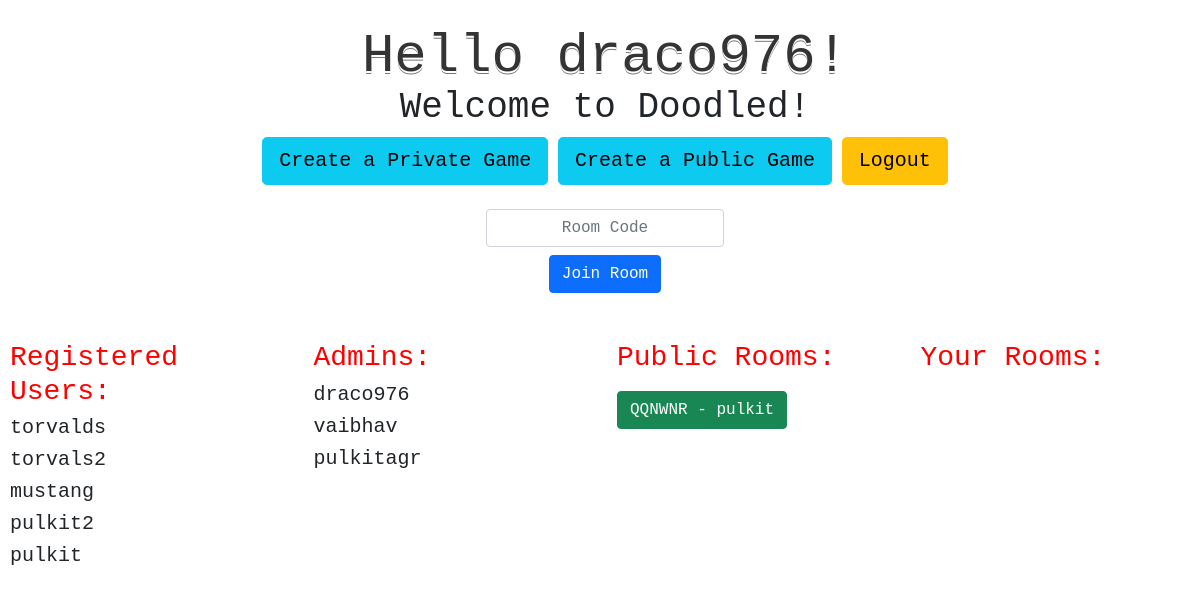
Before: /menu/ (signed in) with the older database file.
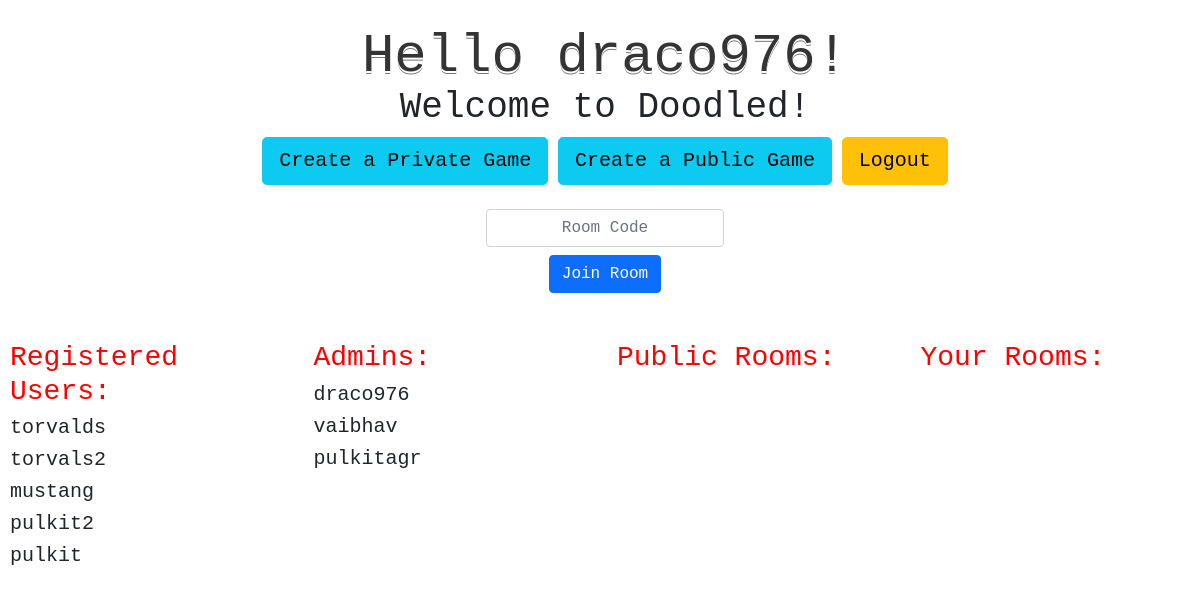
After: the same page with the newer database file.
### chats/models.py (models this page shows)
class Room(models.Model):
    owner = models.ForeignKey(User, on_delete=models.CASCADE)
    owner_username = models.CharField(max_length=100, default="")
    room_code = models.CharField(max_length=6, default="")
    room_type = models.CharField(max_length=7, default="")
    canvas_data_url = models.TextField(default="")
    def __str__(self) -> str:
        return self.room_code

### doodle/views.py (the view)
# urls.py: path('menu/', views.menu, name='menu'),
def menu(request):
    user = request.user
    if user.is_authenticated:
        template = loader.get_template('menu.html')
        user_list = User.objects.all()
        code_list = Room.objects.all()
        context = {
            'username': user.username,
            'userlist': user_list,
            'codelist': code_list,
            'loggedin': user,
        }
        return HttpResponse(template.render(context, request))
    else:
        return redirect('/accounts/login')

### templates/menu.html (shortened to what this page needs)
{% load static %}
<!DOCTYPE html>
<html>
<head>
  <link href="https://cdn.jsdelivr.net/npm/bootstrap@5.1.1/dist/css/bootstrap.min.css" rel="stylesheet">
  <link rel="stylesheet" type="text/css" href="{% static 'style.css' %}">
</head>
<body></body>
  <main>
    <center>
      <h1>Hello {{username}}!</h1>
      <h2>Welcome to Doodled!</h2>
      <a href="{% url 'main1' %}" class="btn btn-info btn-lg" role="button">Create a Private Game</a>
      <a href="{% url 'main0' %}" class="btn btn-info btn-lg" role="button">Create a Public Game</a>
      <a href = "{% url 'logout' %}"><button class="btn btn-warning btn-lg">Logout</button></a>
      <br>
      <br>
      <input type="text" id="room-code" class="form-control text-center" placeholder="Room Code">
      <button class="btn btn-primary mt-2" id="join-room">Join Room</button>
    </center>
    <br>
    <br>
    <div class="row">
      <div class="col">
        <h3>Registered Users:</h3>
        {% for user in userlist %}
          {% if user.is_superuser %}
          {% else %}
            <h5>{{user}}</h5>
          {% endif %}
        {% endfor %}
      </div>
      <div class="col">
        <h3>Admins:</h3>
        {% for user in userlist %}
          {% if user.is_superuser %}
            <h5>{{user}}</h5>
          {% endif %}
        {% endfor %}
      </div>
      <div class="col">
        <h3> Public Rooms: </h3>
        {% for codes in codelist %}
          {% if codes.room_type == "public" %}
            {% if codes.owner == loggedin %}
              <button class="btn btn-success mt-2 public" value="{{codes}}"> {{codes}} </button>
              <button class = "btn btn-danger mt-2 delete" value="{{codes}}">Delete Room</button>
            {% else %}
              <button class="btn btn-success mt-2 public" value="{{codes}}"> {{codes}} - {{codes.owner_username}} </button>
            {% endif %}
            <br>
          {% endif %}
        {% endfor %}
      </div>
      <div class="col">
        <h3> Your Rooms: </h3>
      </div>
    </div>
  </main>
</body>
</html>

Changed rows visible on the page:
removed Room: room_code "QQNWNR", owner_username "pulkit"
